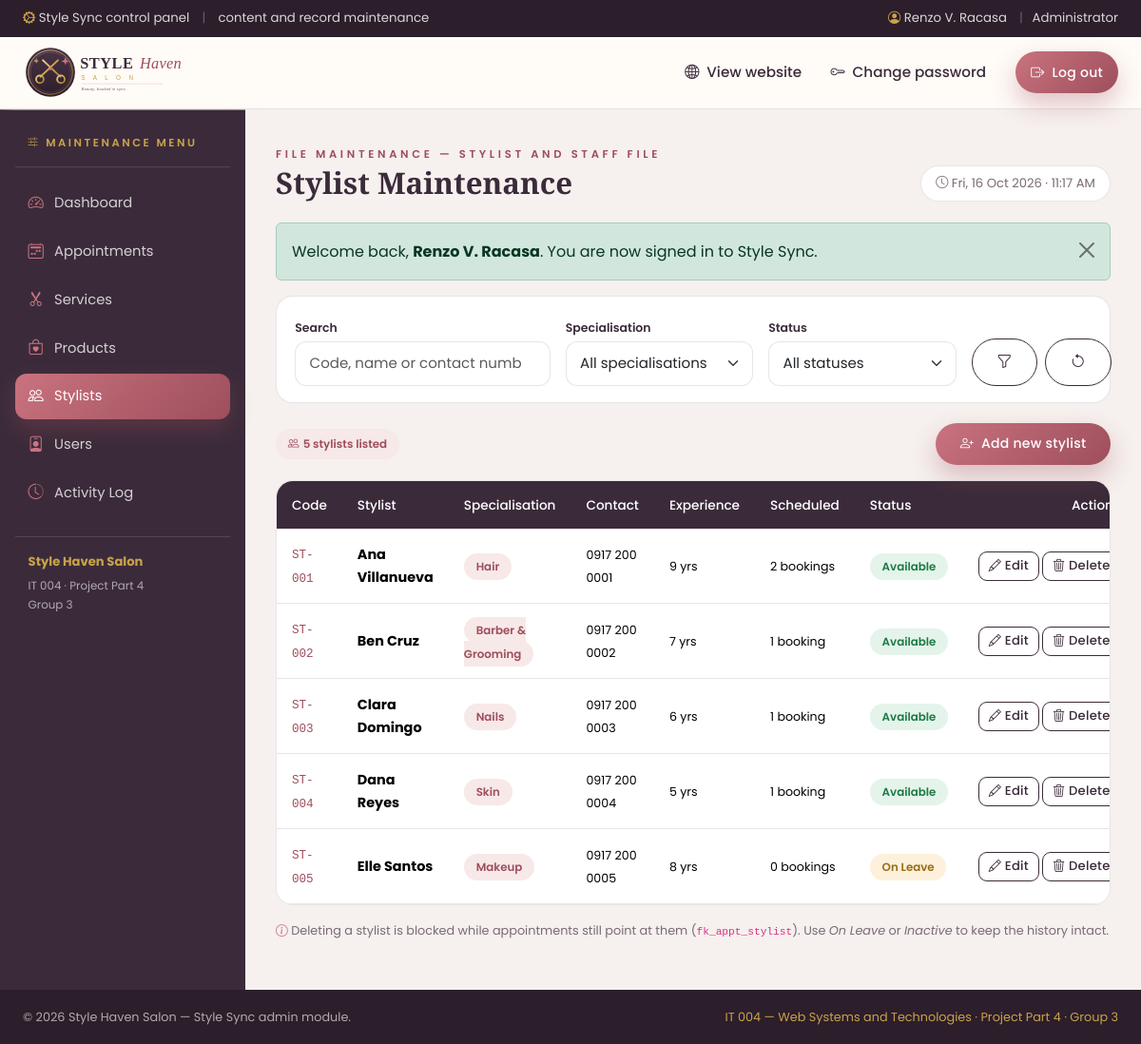
/admin/stylists.php (signed in), run on the app's committed database.
### tables this page shows
CREATE TABLE `stylists` (
  `stylist_id`       INT(11)      NOT NULL AUTO_INCREMENT,
  `stylist_code`     VARCHAR(20)  NOT NULL,
  `full_name`        VARCHAR(120) NOT NULL,
  `specialization`   ENUM('Hair','Nails','Skin','Makeup','Barber & Grooming','All-Around') NOT NULL DEFAULT 'Hair',
  `contact_no`       VARCHAR(30)  DEFAULT NULL,
  `years_experience` INT(11)      NOT NULL DEFAULT 0,
  `status`           ENUM('Available','On Leave','Inactive') NOT NULL DEFAULT 'Available',
  `created_at`       DATETIME     NOT NULL DEFAULT CURRENT_TIMESTAMP,
  `updated_at`       DATETIME     DEFAULT NULL ON UPDATE CURRENT_TIMESTAMP,
  PRIMARY KEY (`stylist_id`),
  UNIQUE KEY `uq_stylists_code` (`stylist_code`)
);

### admin/includes/functions.php (called while the page is built, shortened)
<?php
require_once __DIR__ . '/db.php';
function e($value): string
{
    return htmlspecialchars((string) ($value ?? ''), ENT_QUOTES, 'UTF-8');
}
function query(string $key, $default = '')
{
    if (!isset($_GET[$key])) {
        return $default;
    }
    $value = $_GET[$key];
    return is_string($value) ? trim($value) : $value;
}
function status_badge_class(string $status): string
{
    switch (strtolower($status)) {
        case 'confirmed':
        case 'available':
        case 'active':
            return 'badge-confirmed';
        case 'pending':
        case 'on leave':
            return 'badge-pending';
    }
}

### admin/includes/models.php (called while the page is built, shortened)
<?php
require_once __DIR__ . '/db.php';
function stylists_list(string $search = '', string $specialization = '', string $status = ''): array
{
    $sql    = 'SELECT * FROM stylists WHERE 1 = 1';
    $params = [];
    $sql .= ' ORDER BY full_name ASC';
    return db_all($sql, $params);
}
function stylist_usage(int $id): int
{
    return (int) db_value('SELECT COUNT(*) FROM appointments WHERE stylist_id = ?', [$id], 0);
}

### admin/includes/db.php (called while the page is built, shortened)
<?php
function db(?PDO $connection = null): PDO
{
    static $pdo = null;
    if ($pdo instanceof PDO) {
        return $pdo;
    }
    $dsn = 'mysql:host=' . DB_HOST . ';port=' . DB_PORT
         . ';dbname=' . DB_NAME . ';charset=' . DB_CHARSET;
    try {
        $pdo = new PDO($dsn, DB_USER, DB_PASS, [
            PDO::ATTR_ERRMODE            => PDO::ERRMODE_EXCEPTION,
            PDO::ATTR_DEFAULT_FETCH_MODE => PDO::FETCH_ASSOC,
            PDO::ATTR_EMULATE_PREPARES   => false,
        ]);
    } catch (PDOException $e) {
        http_response_code(500);
        $help = SH_DEBUG
            ? '<br><small>' . htmlspecialchars($e->getMessage(), ENT_QUOTES, 'UTF-8') . '</small>'
            : '';
        exit('<p style="font-family:sans-serif">'
            . 'Style Sync could not connect to the database <strong>'
            . htmlspecialchars(DB_NAME, ENT_QUOTES, 'UTF-8') . '</strong>. '
            . 'Start MySQL in the XAMPP control panel and import '
            . '<code>database/stylehaven.sql</code> in phpMyAdmin.' . $help . '</p>');
    }
    return $pdo;
}
function db_run(string $sql, array $params = []): PDOStatement
{
    $stmt = db()->prepare($sql);
    $stmt->execute($params);
    return $stmt;
}
function db_all(string $sql, array $params = []): array
{
    return db_run($sql, $params)->fetchAll();
}
function db_value(string $sql, array $params = [], $default = null)
{
    $value = db_run($sql, $params)->fetchColumn();
    return $value === false ? $default : $value;
}

### admin/stylists.php (the view, shortened to what this page needs)
<?php
require_once __DIR__ . '/includes/models.php';
$fSearch         = (string) query('search');
$fSpecialization = (string) query('specialization');
$fStatus         = (string) query('status');
$rows            = stylists_list($fSearch, $fSpecialization, $fStatus);
include __DIR__ . '/includes/header.php';
?>
<div class="admin-toolbar">
  <form method="get" action="stylists.php" class="row g-3 align-items-end">
    <div class="col-md-4">
      <label class="form-label" for="search">Search</label>
      <input type="search" class="form-control" id="search" name="search"
             value="<?= e($fSearch) ?>" placeholder="Code, name or contact number">
    </div>
    <div class="col-md-3">
      <label class="form-label" for="filterSpec">Specialisation</label>
      <select class="form-select" id="filterSpec" name="specialization">
        <option value="">All specialisations</option>
      </select>
    </div>
    <div class="col-md-3">
      <label class="form-label" for="filterStatus">Status</label>
      <select class="form-select" id="filterStatus" name="status">
        <option value="">All statuses</option>
      </select>
    </div>
    <div class="col-md-2 d-flex gap-2">
      <button type="submit" class="btn btn-outline-plum w-100"><i class="bi bi-funnel"></i></button>
      <a href="stylists.php" class="btn btn-outline-plum w-100" title="Clear filters"><i class="bi bi-arrow-counterclockwise"></i></a>
    </div>
  </form>
</div>
<div class="d-flex flex-wrap justify-content-between align-items-center gap-2 mb-3">
  <span class="admin-pill"><i class="bi bi-people me-1"></i><?= count($rows) ?> stylist<?= count($rows) === 1 ? '' : 's' ?> listed</span>
  <a href="stylists.php?action=add" class="btn btn-rose btn-sm">
    <i class="bi bi-person-plus me-1"></i> Add new stylist
  </a>
</div>
<div class="admin-table-wrap table-responsive">
  <table class="table table-sh align-middle">
    <thead>
      <tr>
        <th>Code</th>
        <th>Stylist</th>
        <th>Specialisation</th>
        <th>Contact</th>
        <th>Experience</th>
        <th>Scheduled</th>
        <th>Status</th>
        <th class="text-end">Actions</th>
      </tr>
    </thead>
    <tbody>
      <?php if (!$rows): ?>
        <tr>
          <td colspan="8" class="table-empty">
            <i class="bi bi-inbox"></i>
            No stylists match your filters.
          </td>
        </tr>
      <?php else: ?>
        <?php foreach ($rows as $row): ?>
          <?php $scheduled = stylist_usage((int) $row['stylist_id']); ?>
          <tr>
            <td><code><?= e($row['stylist_code']) ?></code></td>
            <td><strong><?= e($row['full_name']) ?></strong></td>
            <td><span class="admin-pill"><?= e($row['specialization']) ?></span></td>
            <td><small><?= e($row['contact_no'] ?: '—') ?></small></td>
            <td><small><?= (int) $row['years_experience'] ?> yr<?= (int) $row['years_experience'] === 1 ? '' : 's' ?></small></td>
            <td><small><?= $scheduled ?> booking<?= $scheduled === 1 ? '' : 's' ?></small></td>
            <td><span class="badge-soft <?= e(status_badge_class($row['status'])) ?>"><?= e($row['status']) ?></span></td>
            <td class="text-end admin-actions">
              <a href="stylists.php?action=edit&amp;id=<?= (int) $row['stylist_id'] ?>" class="btn btn-outline-plum" title="Edit">
                <i class="bi bi-pencil"></i> Edit
              </a>
              <form method="post" action="stylists.php" class="admin-inline">
                <button type="submit" class="btn btn-outline-plum" title="Delete"
                        data-confirm="Delete the stylist &quot;<?= e($row['full_name']) ?>&quot;? This cannot be undone.">
                  <i class="bi bi-trash3"></i> Delete
                </button>
              </form>
            </td>
          </tr>
        <?php endforeach; ?>
      <?php endif; ?>
    </tbody>
  </table>
</div>
<p class="admin-hint mt-3 mb-0">
  <i class="bi bi-info-circle text-rose"></i>
  Deleting a stylist is blocked while appointments still point at them
  (<code>fk_appt_stylist</code>). Use <em>On Leave</em> or <em>Inactive</em> to keep the history intact.
</p>
<?php include __DIR__ . '/includes/footer.php'; ?>

### css/style.css (style rules this page uses)
:root { --sh-plum: #3b2b3a; --sh-plum-deep: #2c1e2b; --sh-rose: #c9737f; --sh-rose-dark: #9e4e5c; --sh-blush: #f7e9e8; --sh-gold: #c9a24b; --sh-cream: #fffbf7; --sh-ink: #2a2229; --sh-muted: #7a6b75; --sh-line: rgba(59, 43, 58, 0.12); --sh-radius: 18px; --sh-shadow: 0 18px 45px rgba(59, 43, 58, 0.12); --sh-shadow-sm: 0 8px 22px rgba(59, 43, 58, 0.09); --sh-font-head: "Playfair Display", Georgia, "Times New Roman", serif; --sh-font-body: "Poppins", "Segoe UI", Tahoma, sans-serif; }
html { scroll-behavior: smooth; }
body { font-family: var(--sh-font-body); color: var(--sh-ink); background-color: var(--sh-cream); line-height: 1.7; overflow-x: hidden; }
a { text-decoration: none; }
.text-rose { color: var(--sh-rose) !important; }
.btn { border-radius: 999px; font-weight: 500; letter-spacing: 0.02em; padding: 0.72rem 1.6rem; }
.btn-rose { background: linear-gradient(135deg, var(--sh-rose), var(--sh-rose-dark)); border: none; color: #fff; box-shadow: 0 12px 26px rgba(158, 78, 92, 0.32); }
.btn-outline-plum { border: 1.6px solid var(--sh-plum); color: var(--sh-plum); background: transparent; }
.form-control, .form-select { border-radius: 12px; border: 1px solid var(--sh-line); padding: 0.68rem 0.9rem; font-size: 0.94rem; background-color: #fff; }
.table-sh thead th { background: var(--sh-plum); color: #fff; font-weight: 500; font-size: 0.85rem; border: none; padding: 0.85rem 1rem; white-space: nowrap; }
.table-sh tbody td { padding: 0.85rem 1rem; font-size: 0.9rem; vertical-align: middle; border-color: var(--sh-line); }
.badge-soft { border-radius: 999px; padding: 0.35rem 0.8rem; font-size: 0.74rem; font-weight: 600; }
.badge-confirmed { background: #e4f4ea; color: #1e7a45; }
.badge-pending { background: #fdf1dc; color: #9a6a12; }

### admin/assets/admin.css (style rules this page uses)
.admin-body { background: #f6f0ee; }
.admin-hint { font-size: 0.8rem; color: var(--sh-muted); }
.admin-toolbar { background: #fff; border: 1px solid var(--sh-line); border-radius: var(--sh-radius); padding: 1.1rem 1.2rem; margin-bottom: 1.3rem; }
.admin-toolbar .form-label { font-size: 0.78rem; font-weight: 600; color: var(--sh-plum); margin-bottom: 0.25rem; }
.admin-table-wrap { background: #fff; border-radius: var(--sh-radius); border: 1px solid var(--sh-line); overflow: hidden; }
.admin-table-wrap .table { margin-bottom: 0; }
.table-sh tbody td code { color: var(--sh-rose-dark); }
.admin-actions { white-space: nowrap; }
.admin-actions .btn { padding: 0.3rem 0.6rem; border-radius: 9px; font-size: 0.82rem; }
.admin-inline { display: inline; }
.admin-pill { border-radius: 999px; padding: 0.35rem 0.8rem; font-size: 0.74rem; font-weight: 600; background: var(--sh-blush); color: var(--sh-rose-dark); }

### data on the page
stylists: stylist_code "ST-001", full_name "Ana Villanueva", specialization "Hair", contact_no "0917 200 0001", years_experience "9", scheduled "2", status "Available"
stylists: stylist_code "ST-002", full_name "Ben Cruz", specialization "Barber & Grooming", contact_no "0917 200 0002", years_experience "7", scheduled "1", status "Available"
stylists: stylist_code "ST-003", full_name "Clara Domingo", specialization "Nails", contact_no "0917 200 0003", years_experience "6", scheduled "1", status "Available"
stylists: stylist_code "ST-004", full_name "Dana Reyes", specialization "Skin", contact_no "0917 200 0004", years_experience "5", scheduled "1", status "Available"
stylists: stylist_code "ST-005", full_name "Elle Santos", specialization "Makeup", contact_no "0917 200 0005", years_experience "8", scheduled "0", status "On Leave"

### other printed values
SH_SYSTEM "Style Sync"
$signed_in['full_name'] "Renzo V. Racasa"
$signed_in['role'] "Administrator"
$item[0] "Dashboard"
$item[0] "Appointments"
$item[0] "Services"
$item[0] "Products"
$item[0] "Stylists"
$item[0] "Users"
$item[0] "Activity Log"
SH_SALON "Style Haven Salon"
$page_kicker "FILE MAINTENANCE — STYLIST AND STAFF FILE"
$page_title "Stylist Maintenance"
$flash['message'] "Welcome back, Renzo V. Racasa . You are now signed in to Style Sync."
count($rows) "5"
